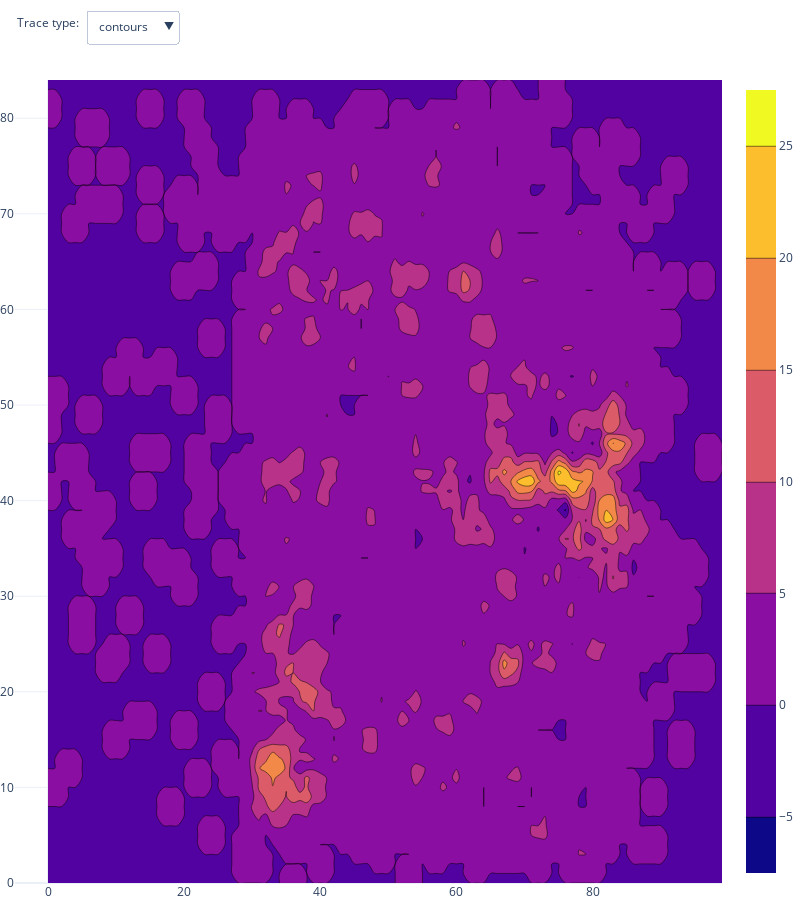

Write notebook code for a chart like this one.
### Code cell
import plotly.graph_objects as go
# Valid color strings are CSS colors, rgb or hex strings
# bottomfraction = 0-out1.min()/(out1.max()-out1.min())
colorscale = [[0, 'darkblue'], [0.48, 'white'],[0.52, 'white'], [1, 'maroon']]

fig = go.Figure(data =
    go.Contour(
        z=f1,
        # cmap = 'magma'
        # colorscale=colorscale,
        # zmin=-0.2,
        # zmid=0,
        # zmax=+0.2
    ))
# Update plot sizing
fig.update_layout(
    width=800,
    height=900,
    autosize=False,
    margin=dict(t=0, b=0, l=0, r=0),
    template="plotly_white",
)

# Add dropdown
fig.update_layout(
    updatemenus=[
        dict(
            buttons=list([
                dict(
                    args=[{"type": "contour"}],
                    label="contours",
                    method="restyle"
                ),
                dict(
                    args=[{"type":"contour"}],
                    label="Heatmap",
                    method="update"
                )
            ]),
            direction="down",
            pad={"r": 10, "t": 10},
            showactive=True,
            x=0.1,
            xanchor="left",
            y=1.1,
            yanchor="top"
        ),
    ]
)

# Add annotation
fig.update_layout(
    annotations=[
        dict(text="Trace type:", showarrow=False,
        x=0, y=1.085, yref="paper", align="left")
    ]
)

fig.show()

# fig.show()

### Figure 1 — Plotly figure (JSON) as saved in the notebook; plotly's stock layout.template omitted (floating-point values rounded to 4 significant figures; data arrays with more than 128 entries replaced by an {"elided": "..."} marker saying what was removed)
{"data": [{"type": "contour", "z": {"elided": "85x100 float values"}}], "layout": {"annotations": [{"align": "left", "showarrow": false, "text": "Trace type:", "x": 0, "y": 1.085, "yref": "paper"}], "autosize": false, "height": 900, "margin": {"b": 0, "l": 0, "r": 0, "t": 0}, "updatemenus": [{"buttons": [{"args": [{"type": "contour"}], "label": "contours", "method": "restyle"}, {"args": [{"type": "contour"}], "label": "Heatmap", "method": "update"}], "direction": "down", "pad": {"r": 10, "t": 10}, "showactive": true, "x": 0.1, "xanchor": "left", "y": 1.1, "yanchor": "top"}], "width": 800}}
